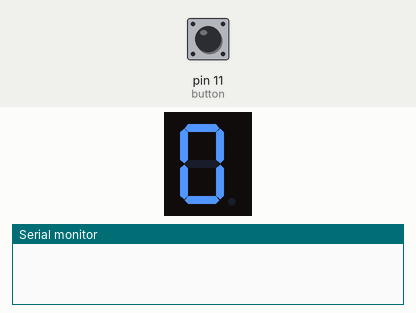
Bench run of a sketch on a simulated Arduino Uno, built with avr-gcc and run on an emulated ATmega328P. On the bench: 1-digit seven-segment display, the last lines printed to the serial monitor. Wiring (inferred from the names in the program): 1-digit 7-segment display, segments lit when LOW: segments pin 9, pin 10, pin 4, pin 5, pin 6, pin 7, pin 8. Inputs (shaded band) come from the test bench; at power-on: pin 11 (button) HIGH. The segment pins are drawn as the display they are named for.

Above: at 0.1 s.
At 1.8 s:
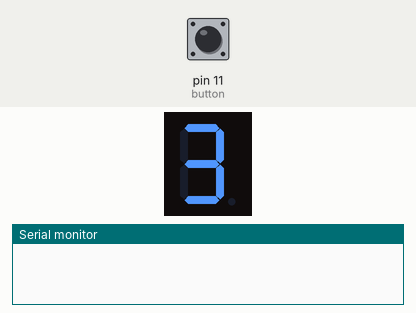
1.9 s: pin 11 (button) pulled LOW for 0.6 s
At 2.4 s:
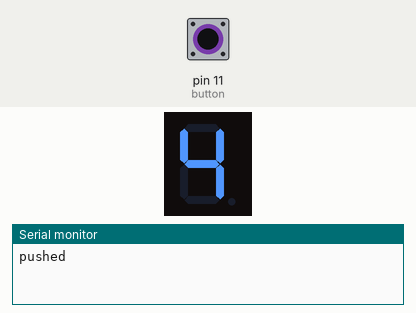
Timing chart, 0 to 4.9 s (numbered marks = the images above; inputs shaded):
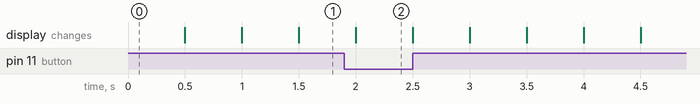

The sketch:

displayer7segments.ino
```cpp
/* On assigne chaque LED à une broche de l'arduino */
const int A = 9;
const int B = 10;
const int C = 4;
const int D = 5;
const int E = 6;
const int F = 7;
const int G = 8;
//notez que l'on ne gère pas l'affichage du point, mais vous pouvez le rajouter si cela vous chante

const int button = 11;

int buttonState;

int i = 0;

int incr = 1;

int tab[10][7] = {
   {LOW, LOW, LOW, LOW, LOW, LOW, HIGH}, // write 0
   {HIGH, LOW, LOW, HIGH, HIGH, HIGH, HIGH}, // write 1
   {LOW, LOW, HIGH, LOW, LOW, HIGH, LOW}, //write 2
   {LOW, LOW, LOW, LOW, HIGH, HIGH, LOW}, //write 3
   {HIGH, LOW, LOW, HIGH, HIGH, LOW, LOW}, //write 4
   {LOW, HIGH, LOW, LOW, HIGH, LOW, LOW}, //write 5
   {LOW, HIGH, LOW, LOW, LOW, LOW, LOW}, //write 6
   {LOW, LOW, LOW, HIGH, HIGH, HIGH, HIGH}, //write 7
   {LOW, LOW, LOW, LOW, LOW, LOW, LOW}, //write 8
   {LOW, LOW, LOW, LOW, HIGH, LOW, LOW} //write 9
};


void print(int number){
    digitalWrite(A, tab[number][0]);
    digitalWrite(B, tab[number][1]);
    digitalWrite(C, tab[number][2]);
    digitalWrite(D, tab[number][3]);
    digitalWrite(E, tab[number][4]);
    digitalWrite(F, tab[number][5]);
    digitalWrite(G, tab[number][6]);
}

void setup()
{
    Serial.begin(9600);

    //définition des broches en sortie
    pinMode(A, OUTPUT);
    pinMode(B, OUTPUT);
    pinMode(C, OUTPUT);
    pinMode(D, OUTPUT);
    pinMode(E, OUTPUT);
    pinMode(F, OUTPUT);
    pinMode(G, OUTPUT);

    pinMode(button, INPUT);


    //mise à l'état HAUT de ces sorties pour éteindre les LED de l'afficheur
    digitalWrite(A, HIGH);
    digitalWrite(B, HIGH);
    digitalWrite(C, HIGH);
    digitalWrite(D, HIGH);
    digitalWrite(E, HIGH);
    digitalWrite(F, HIGH);
    digitalWrite(G, HIGH);

    digitalWrite(button, HIGH);
}

void loop()
{
   buttonState = digitalRead(button);
   if(buttonState == LOW){
     incr = - incr;
     Serial.println("pushed");
   }

   print(i);

   i += incr;
   if(i == 10 && incr == 1){
     i = 0;
   } else if (i == -1 && incr -1){
     i = 9;
   }
   delay(500);
}
```
